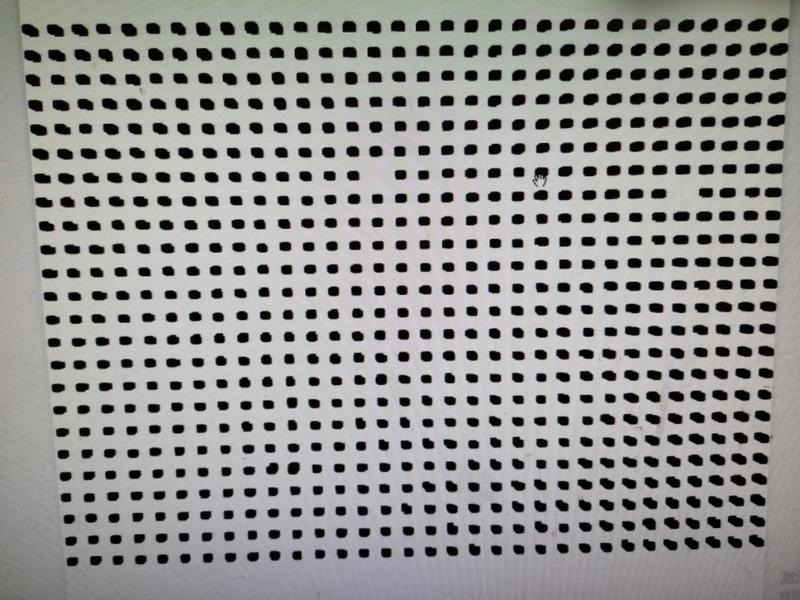
#> input picture opencv_prj/defect/kd3f6nh06a.png, 800 x 600 px, found by its file name
$ python column_defect_detector.py
#> lines starting #> are read from the running program, lines starting #| are printed output that depends on the picture; after the words box and inside, x2 and y2 are one past the last pixel; in counts of white or black regions, pixels touching at a corner belong together
import cv2
import numpy as np

class ColumnDefectDetector:
    def __init__(self):
        self.min_area = 10
        self.params = {
            'row_tolerance': 10,      # y方向容差
            'x_tolerance': 32,       # x方向容差
            'gap_threshold': 26,     # 基准间距
            'edge_margin': 30,       # 边缘区域大小
        }

    def find_points(self, binary):
        """查找所有点的坐标"""
        contours, _ = cv2.findContours(binary, cv2.RETR_EXTERNAL, cv2.CHAIN_APPROX_SIMPLE)

        points = []
        for cnt in contours:
            if cv2.contourArea(cnt) > self.min_area:
                M = cv2.moments(cnt)
                if M["m00"] != 0:
                    cx = int(M["m10"] / M["m00"])
                    cy = int(M["m01"] / M["m00"])
                    points.append((cx, cy))

        return np.array(points)

    def group_points_by_row(self, points):
        """将点按行分组，考虑x和y坐标"""
        # 先按y坐标粗分组
        sorted_points = points[np.argsort(points[:, 1])]

        # 临时存储粗分组
        temp_rows = []
        current_row = []
        current_y = None
        tolerance = self.params['row_tolerance']

        # 第一次按y坐标粗分组
        for point in sorted_points:
            x, y = point

            if current_y is None:
                current_y = y
                current_row = [point]
            elif abs(y - current_y) <= tolerance:
                current_row.append(point)
            else:
                if len(current_row) >= 2:
                    temp_rows.append(current_row)
                current_row = [point]
                current_y = y

        if current_row and len(current_row) >= 2:
            temp_rows.append(current_row)

        # 第二次处理：对每个粗分组进行细分
        final_rows = []
        for temp_row in temp_rows:
            # 按x坐标排序
            sorted_by_x = sorted(temp_row, key=lambda p: p[0])

            # 检查x方向的连续性
            sub_rows = []
            current_sub_row = [sorted_by_x[0]]
            current_x = sorted_by_x[0][0]
            x_tolerance = self.params.get('x_tolerance', 30)  # x方向的容差

            for point in sorted_by_x[1:]:
                x, y = point
                if abs(x - current_x - self.params['gap_threshold']) <= x_tolerance:
                    current_sub_row.append(point)
                    current_x = x
                else:
                    if len(current_sub_row) >= 2:
                        sub_rows.append(current_sub_row)
                    current_sub_row = [point]
                    current_x = x

            if current_sub_row and len(current_sub_row) >= 2:
                sub_rows.append(current_sub_row)

            # 将有效的子行添加到最终结果
            final_rows.extend(sub_rows)

        # 打印分组信息
        print(f"找到 {len(final_rows)} 行")
        for i, row in enumerate(final_rows):
            print(f"行 {i}: {len(row)} 个点, y={row[0][1]}")

        return final_rows

    def analyze_horizontal_gaps(self, row):
        """分析一行中的水平间距，检测缺陷"""
        defects = []
        if len(row) < 3:  # 至少需要3个点才能判断
            return defects

        # 计算所有间距
        gaps = []
        for i in range(len(row)-1):
            gap = row[i+1][0] - row[i][0]
            gaps.append(gap)

        # 使用众数作为标准间距
        hist, bins = np.histogram(gaps, bins=20)
        standard_gap = bins[np.argmax(hist)]

        print(f"标准间距: {standard_gap:.2f}")

        # 检查相邻点之间的间距
        for i in range(len(row)-1):
            current_gap = row[i+1][0] - row[i][0]
            if current_gap > standard_gap * 1.5:  # 如果间距过大
                # 计算应该有多少个点
                missing_count = round(current_gap / standard_gap) - 1
                print(f"发现间距: {current_gap:.2f}, 标准: {standard_gap:.2f}, 缺失: {missing_count}")

                # 添加缺失的点
                for j in range(missing_count):
                    x = int(row[i][0] + standard_gap * (j + 1))
                    y = int((row[i][1] + row[i+1][1]) / 2)
                    defects.append((x, y))

        return defects

    def detect(self, image_path):
        """检测图像中的缺陷"""
        # 读取并预处理图像
        image = cv2.imread(image_path)
        if image is None:
            raise Exception("无法读取图像")

        gray = cv2.cvtColor(image, cv2.COLOR_BGR2GRAY)
        _, binary = cv2.threshold(gray, 0, 255, cv2.THRESH_OTSU | cv2.THRESH_BINARY_INV)

        # 查找所有点
        points = self.find_points(binary)
        if len(points) == 0:
            raise Exception("未找到任何点")

        # 按行分组
        rows = self.group_points_by_row(points)

        # 在原图上标记结果
        result = image.copy()
        mask = np.zeros_like(gray)

        # 用不同颜色标记不同行的点并连线
        colors = [(0,0,255), (0,255,0), (255,0,0), (255,255,0),
                 (255,0,255), (0,255,255), (128,128,0), (0,128,128)]

        # 分析每行并收集缺陷
        all_defects = []
        for i, row in enumerate(rows):
            color = colors[i % len(colors)]

            # 画出这一行的点和连线
            for j in range(len(row)):
                cv2.circle(result, tuple(row[j]), 2, color, -1)
                if j < len(row) - 1:
                    cv2.line(result, tuple(row[j]), tuple(row[j+1]), color, 1)

            # 检测缺陷
            defects = self.analyze_horizontal_gaps(row)
            all_defects.extend(defects)

        # 标记缺陷
        for x, y in all_defects:
            cv2.circle(result, (x, y), 8, (0, 0, 255), 2)
            cv2.line(result, (x-6, y), (x+6, y), (0, 0, 255), 2)
            cv2.line(result, (x, y-6), (x, y+6), (0, 0, 255), 2)
            cv2.circle(mask, (x, y), 5, 200, 2)

        # 显示行分组结果
        cv2.imshow("行分组结果", result)

        return result, mask, all_defects

def main():
    detector = ColumnDefectDetector()

    try:
        # image_path = input("请输入图像路径: ")
        image_path = r"D:\git\py_process\opencv_prj\defect\kd3f6nh06a.png"
        result, mask, defects = detector.detect(image_path)
#> in detect, image is the input picture: shape (600, 800, 3); mean B, G, R 147.1, 148.4, 149.1
#> in detect, `_, binary = cv2.threshold(gray, 0, 255, cv2.THRESH_OTSU | cv2.THRESH_B..`:
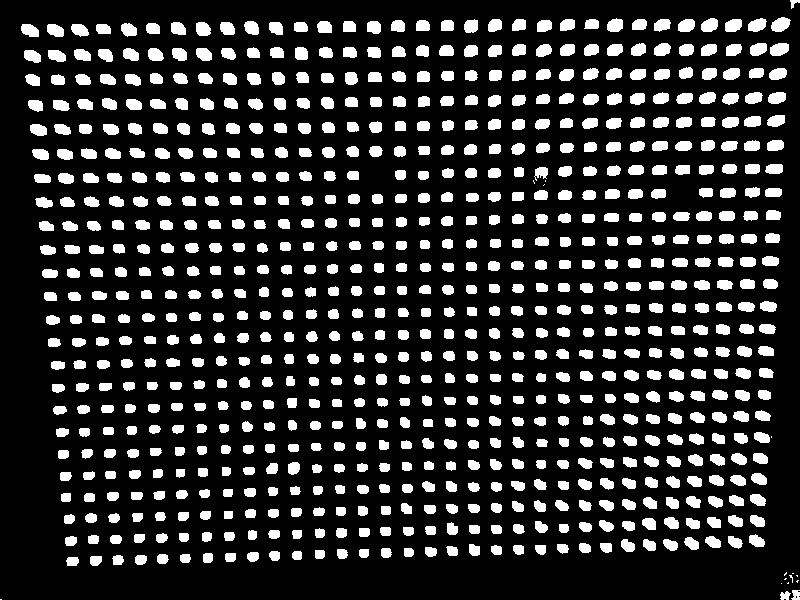
#> binary: shape (600, 800); 18.3% white; 782 white regions (13 under 20 px)
#> in find_points, `contours, _ = cv2.findContours(binary, cv2.RETR_EXTERNAL, cv2.CHAIN_AP..`: contours = 782 contours, 13 with area under 20; largest, box (x1, y1, x2, y2) and area: (771, 17, 791, 32) 189, (770, 43, 789, 56) 178, (748, 18, 767, 32) 168, (701, 18, 718, 32) 166, (725, 19, 742, 32) 163
#> the loop in find_points, `for cnt in contours:` made 782 passes
#> (cx, cy) on passes 2, 3, 12, 13, 14, 15, 16, 17, 18, 19, 20, 21: (784, 595), (795, 594), (72, 560), (95, 560), (140, 559), (117, 559), (184, 557), (162, 558), (230, 556), (207, 557), (252, 556), (296, 555)
#> cnt on passes 1, 4, 5, 7, 8, 10: [[0, 599], [1, 599]], [[781, 583]], [[788, 582], [787, 583], [788, 583]], [[785, 578], [784, 579], [785, 579], [786, 578]], [[796, 575], [797, 576], [797, 575]], [[792, 573], [793, 573]]
#> after the loop in find_points, `for cnt in contours:`: points = 769 pairs, first value 29 to 795, second value 2 to 595
#> in group_points_by_row, `sorted_points = points[np.argsort(points[:, 1])]`: sorted_points has the same summary as points in find_points
#> the loop in group_points_by_row, `for point in sorted_points:` made 769 passes
#> (x, y, current_y) on passes 1, 2, 34, 66, 98: (793, 2, 2), (591, 23, 23), (757, 48, 48), (756, 72, 72), (660, 97, 97)
#> (x, y) on passes 3 to 8: (639, 24), (518, 24), (756, 24), (494, 24), (566, 24), (661, 24)
#> after the loop in group_points_by_row, `for point in sorted_points:`: temp_rows = 40 items
#> the loop in group_points_by_row, `for temp_row in temp_rows:` made 41 passes
#> (temp_row, sorted_by_x) on passes 10, 12, 14: ([[69, 225], [45, 225], [93, 225]], [[45, 225], [69, 225], [93, 225]]), ([[118, 248], [143, 248], [71, 249], [47, 249], [95, 249]], [[47, 249], [71, 249], [95, 249], [118, 248], [143, 248]]), ([[120, 271], [144, 271], [96, 272], [72, 272], [49, 273]], [[49, 273], [72, 272], [96, 272], [120, 271], [144, 271]])
#> after the loop in group_points_by_row, `for temp_row in temp_rows:`: final_rows = 48 items
#| 找到 48 行
#> the loop in group_points_by_row, `for i, row in enumerate(final_rows):` made 48 passes
#> row on passes 10, 12, 14, 27, 30, 33, 36, 44, 47, 48: [[45, 225], [69, 225], [93, 225]], [[47, 249], [71, 249], [95, 249], [118, 248], [143, 248]], [[49, 273], [72, 272], [96, 272], [120, 271], [144, 271]], [[741, 415], [762, 415]], [[740, 437], [761, 437]], [[695, 459], [717, 459], [738, 458], [759, 457]], [[672, 481], [694, 480], [716, 479], [737, 479], [758, 478]], [[70, 540], [92, 539], [115, 538], [138, 537], [161, 537]], [[72, 560], [95, 560]], [[784, 595], [795, 594]]
#| 行 0: 32 个点, y=30
#| 行 1: 32 个点, y=55
#| 行 2: 32 个点, y=79
#| 行 3: 32 个点, y=104
#| 行 4: 32 个点, y=129
#| 行 5: 32 个点, y=153
#| 行 6: 31 个点, y=178
#| 行 7: 30 个点, y=201
#> (further printed lines are left out)
#> the loop in detect, `for i, row in enumerate(rows):` made 48 passes
#> (color, standard_gap in analyze_horizontal_gaps) on passes 1, 2, 3, 4, 5, 6, 9, 11, 13, 15, 16, 17: ((0, 0, 255), 25), ((0, 255, 0), 24), ((255, 0, 0), 24), ((255, 255, 0), 23.95), ((255, 0, 255), 23), ((0, 255, 255), 24), ((0, 0, 255), 22.9), ((255, 0, 0), 22.9), ((255, 0, 255), 22.9), ((128, 128, 0), 23), ((0, 128, 128), 24), ((0, 0, 255), 23)
#> (row, color, standard_gap in analyze_horizontal_gaps) on passes 10, 12, 14, 33, 36, 44: ([[45, 225], [69, 225], [93, 225]], (0, 255, 0), 24), ([[47, 249], [71, 249], [95, 249], [118, 248], [143, 248]], (255, 255, 0), 24), ([[49, 273], [72, 272], [96, 272], [120, 271], [144, 271]], (0, 255, 255), 23.95), ([[695, 459], [717, 459], [738, 458], [759, 457]], (0, 0, 255), 21), ([[672, 481], [694, 480], [716, 479], [737, 479], [758, 478]], (255, 255, 0), 21), ([[70, 540], [92, 539], [115, 538], [138, 537], [161, 537]], (255, 255, 0), 22.95)
#| 标准间距: 25.00
#| 标准间距: 24.00
#| 标准间距: 24.00
#| 标准间距: 23.95
#| 标准间距: 23.00
#| 标准间距: 24.00
#| 标准间距: 22.00
#| 发现间距: 48.00, 标准: 22.00, 缺失: 1
#| 标准间距: 22.70
#| 发现间距: 47.00, 标准: 22.70, 缺失: 1
#> (further printed lines are left out)
#> after the loop in detect, `for i, row in enumerate(rows):`:
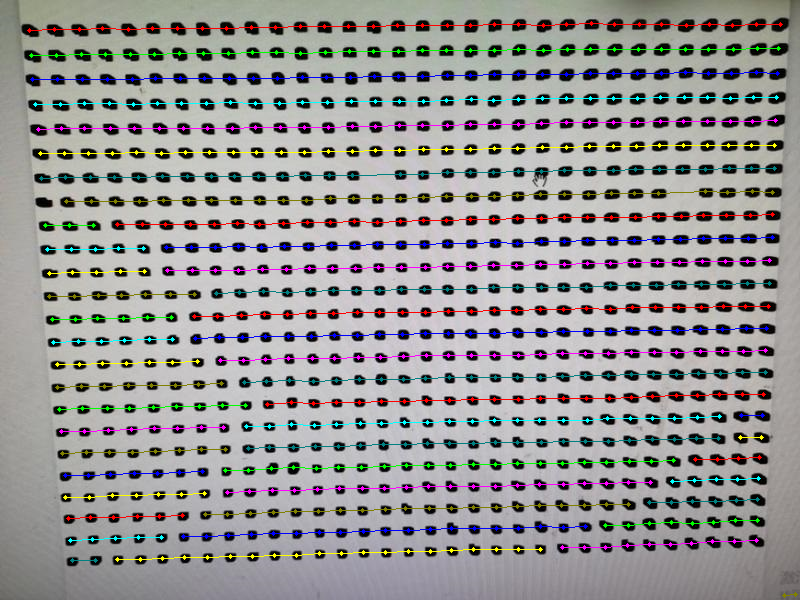
#> result: shape (600, 800, 3); 4.8% of pixels changed, all inside (x1, y1, x2, y2) = (27, 21, 798, 598)
#> after the loop in detect, `for i, row in enumerate(rows):`: all_defects = [(374, 174), (680, 192)]
#> the loop in detect, `for x, y in all_defects:` made 2 passes
#> after the loop in detect, `for x, y in all_defects:`:
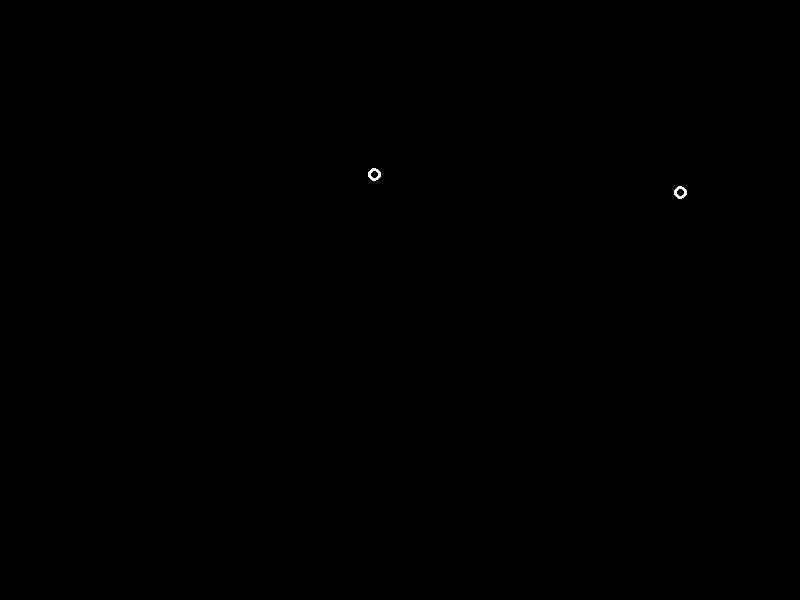
#> mask: shape (600, 800); values 0 (black) and 200 (white), 0.04% white in thin lines or dots, all inside (x1, y1, x2, y2) = (368, 168, 687, 199)
#> after the loop in detect, `for x, y in all_defects:`:
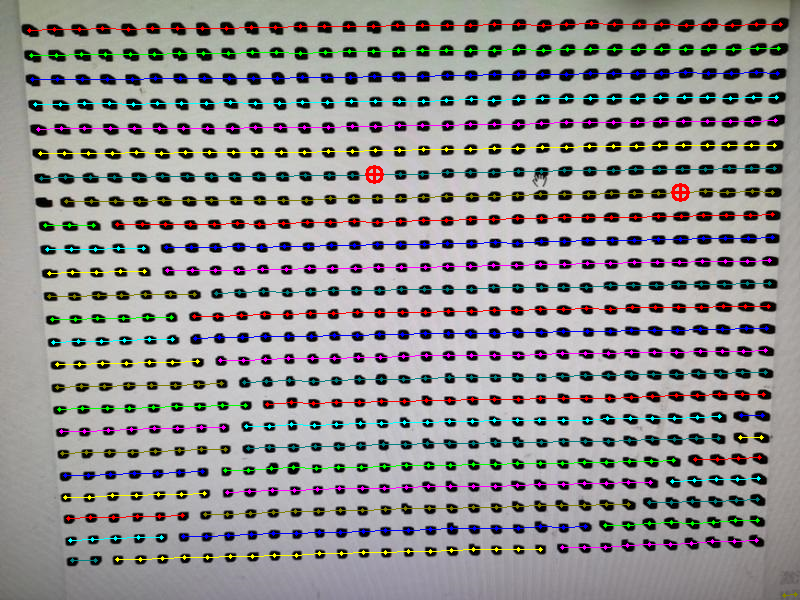
#> result: shape (600, 800, 3); 0.09% of pixels changed, all inside (x1, y1, x2, y2) = (365, 165, 690, 202)
#> defects = [(374, 174), (680, 192)]

        # 显示结果
        cv2.imshow("原图及缺陷标记", result)
        cv2.imshow("点阵分析", mask)

        # 保存结果
        output_path = "column_defect_result.png"
        cv2.imwrite(output_path, result)
        print(f"检测到 {len(defects)} 个缺陷")
#| 检测到 2 个缺陷
        print(f"缺陷位置: {defects}")
#| 缺陷位置: [(374, 174), (680, 192)]
        print(f"结果已保存至: {output_path}")

        cv2.waitKey(0)
        cv2.destroyAllWindows()

    except Exception as e:
        print(f"错误: {str(e)}")

if __name__ == "__main__":
    main()
